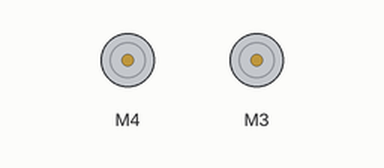
Bench run of a sketch on a simulated Arduino Uno, built with avr-gcc and run on an emulated ATmega328P. On the bench: 2 × DC motor (green arrow = forward, orange = backward, longer = faster). What the sketch prints to the serial monitor is not drawn.

Above: at 6.7 s.
Timing chart, 0 to 9.4 s (numbered marks = the images above):
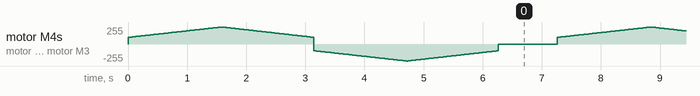

The sketch:

MotoresDC.ino
```cpp
#include <AFMotor.h>
//#include <AccelStepper.h>

AF_DCMotor motor4(4);
AF_DCMotor motor3(3);

void setup() {
  Serial.begin(9600);           // set up Serial library at 9600 bps
  Serial.println("Motor test!");
}

void loop() {
  uint8_t i;

  motor4.run(FORWARD);
  motor3.run(FORWARD);
  for (i=100; i<255; i++) {
    motor4.setSpeed(i);
    motor3.setSpeed(i);
    Serial.print(i);
    Serial.print("\n");
    delay(10);
 }

  for (i=255; i!=100; i--) {
    motor4.setSpeed(i);
    motor3.setSpeed(i);
    delay(10);
 }
  Serial.print("Atras \n");

  motor4.run(BACKWARD);
  motor3.run(BACKWARD);
  for (i=100; i<255; i++) {
    motor4.setSpeed(i);
    motor3.setSpeed(i);
    Serial.print(i);
    Serial.print("\n");
    delay(10);

 }

  for (i=255; i!=100; i--) {
    motor4.setSpeed(i);
    motor3.setSpeed(i);
    delay(10);
 }


  Serial.print("Esperar\n");
  motor4.run(RELEASE);
  motor3.run(RELEASE);
  delay(1000);
}
```
